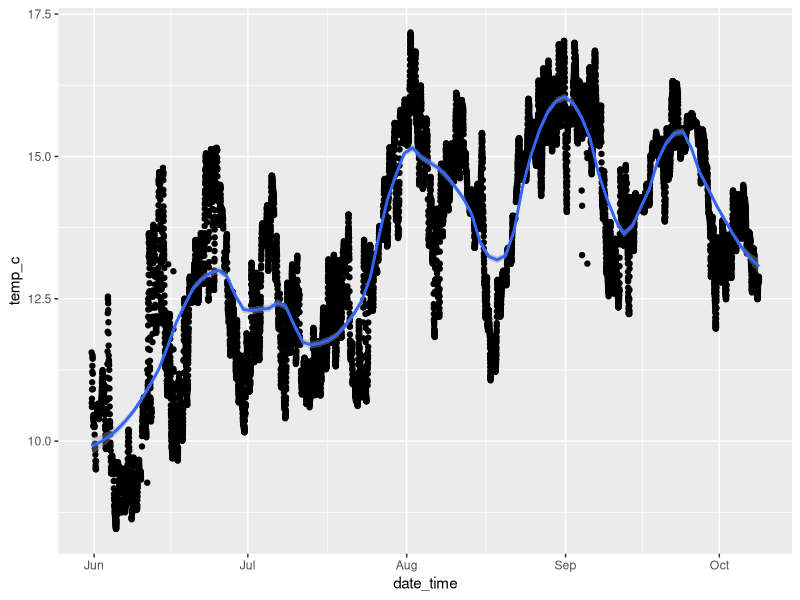
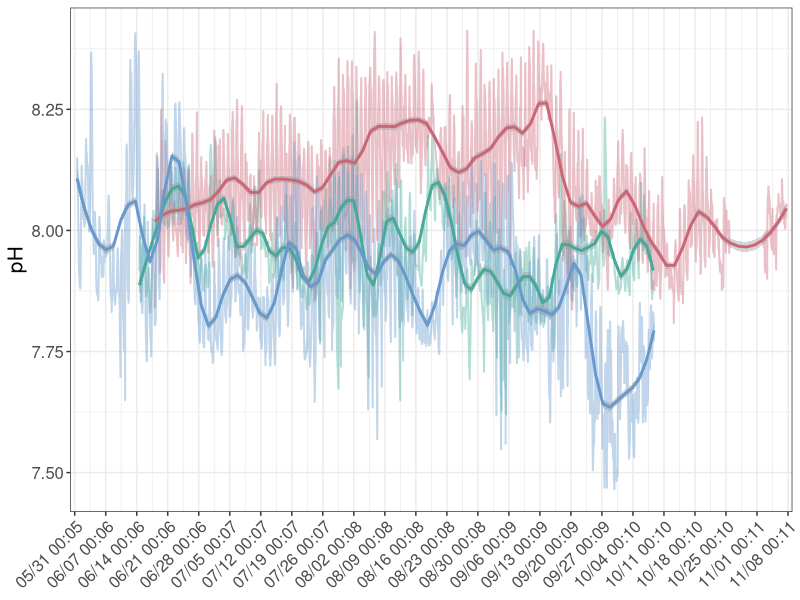
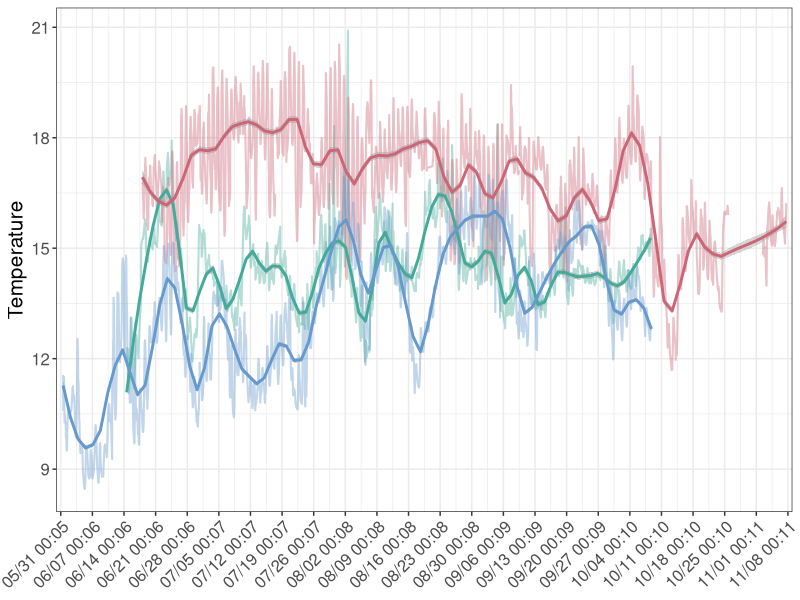
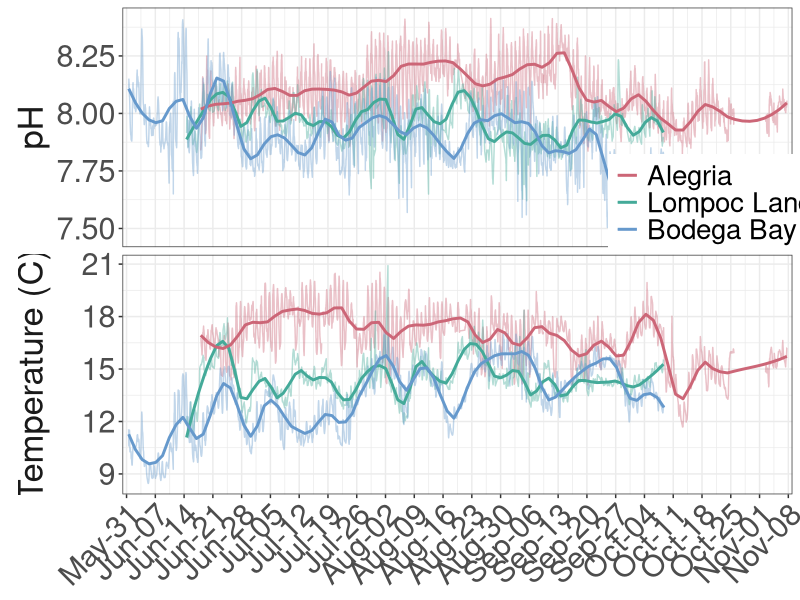
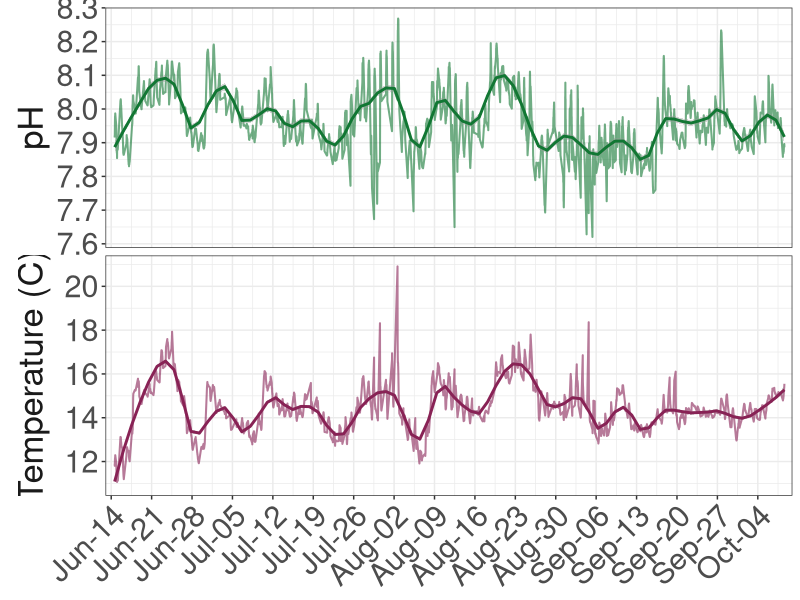
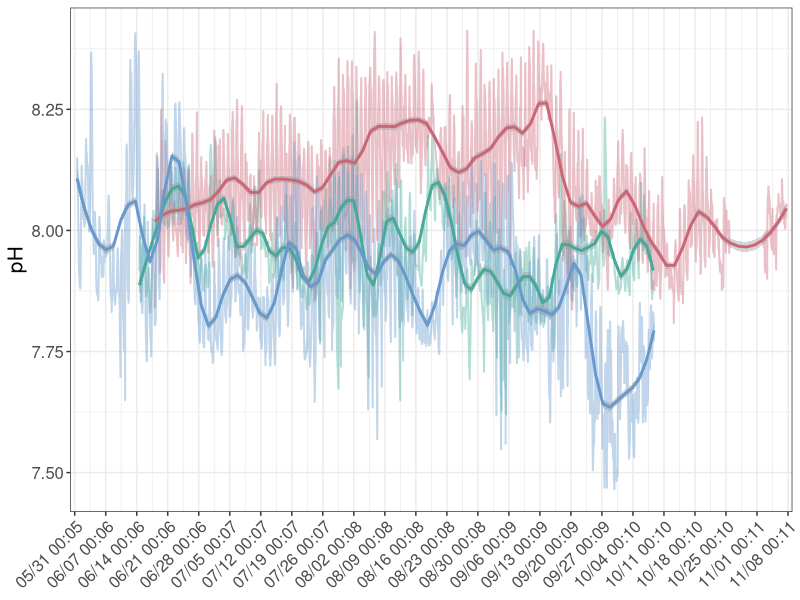
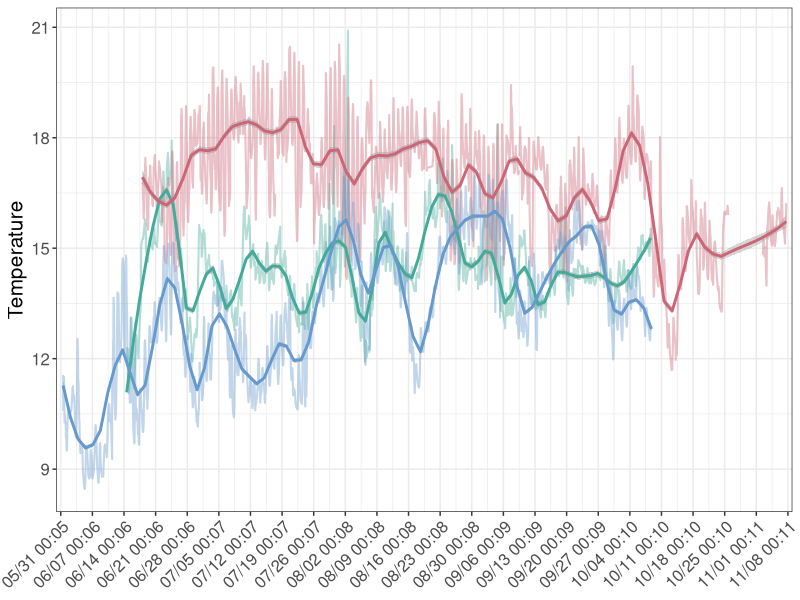
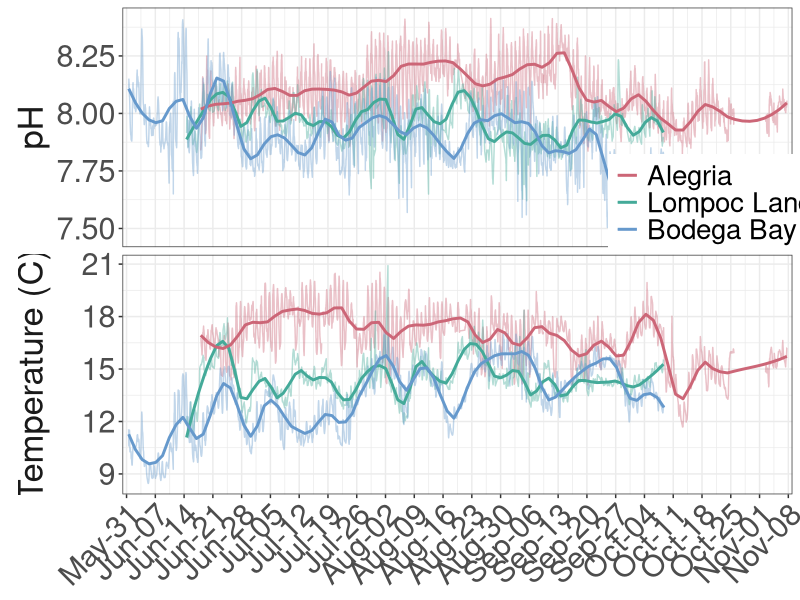

Here is the R script that generated these plots, in order:
## ---- chunk 1
knitr::opts_chunk$set(echo = TRUE,
                      messages = FALSE, 
                      error = FALSE,
                      warning = FALSE)

library(tidyverse)
library(here)
library(lubridate)
library(scales) #for plotting time series data
## ---- chunk 2
raw <- read_csv(here("data","sensor-data_detided.csv"))

alg <- raw %>%
  filter(site=="Alegria")

lol <- raw %>%
  filter(site=="Lompoc Landing")

bml <- raw %>%
  filter(site=="Bodega Bay")
## ---- chunk 3
ggplot(bml, aes(x=date_time, y=temp_c)) +
  geom_point() +
  geom_smooth(method="loess", span=0.2) #span 0.3 looks similar to method="gam"
## ---- chunk 4
#set order for sites
raw$site <- factor(raw$site, levels=c("Lompoc Landing","Alegria","Bodega Bay"))

#set custom color for sites
pal <- c(
  "Alegria" = "#CC6677",
  "Lompoc Landing" = "#44AA99",
  "Bodega Bay" = "#6699CC"
)

#Set x axis limits
lims <- as.POSIXct(strptime(c("2021-05-30 00:00:00", "2021-11-08 23:45:00"), 
                   format = "%Y-%m-%d %H:%M:%S"))

#Run this for pH
ggplot(raw, aes(x=date_time, y=p_h, group=site)) +
  geom_line(aes(color=site), size=0.7, alpha=0.4) +
  scale_color_manual(values = pal) + #color lines by custom site color palette
  geom_smooth(aes(color=site), method="loess", span=0.1) +
  scale_x_datetime(breaks = scales::date_breaks("1 week"), 
                   labels = date_format("%m/%d %H:%m"),
                   limits = lims,
                   expand = c(0, 0)) +
  #xlab("Date and time") +
  ylab("pH") +
  theme_bw() +
  theme(axis.text.x=element_text(angle=45, vjust = 1, hjust=1, size=12),
        #element_text(angle=45, vjust = 1, hjust=1, size=12),
        axis.title.x=element_blank(),
        #element_text(size=15),
        axis.text.y=element_text(size=12),
        #axis.ticks.x=element_blank(),
        axis.title.y=element_text(size=15),
        legend.position = "none")

ggsave(here("figures", "smooth_ph.png"), height=20, width=40, units="cm")

#Run this for temperature
ggplot(raw, aes(x=date_time, y=temp_c, group=site)) +
  geom_line(aes(color=site), size=0.7, alpha=0.4) +
  scale_color_manual(values = pal) + #color lines by custom site color palette
  geom_smooth(aes(color=site), method="loess", span=0.1) + 
  scale_x_datetime(breaks = scales::date_breaks("1 week"), 
                   labels = date_format("%m/%d %H:%m"),
                   limits=lims,
                   expand = c(0, 0)) +
  #xlab("Date and time") +
  ylab("Temperature") +
  theme_bw() +
  theme(axis.text.x=element_text(angle=45, vjust = 1, hjust=1, size=12),
        #element_text(angle=45, vjust = 1, hjust=1, size=12),
        axis.title.x=element_blank(),
        #element_text(size=15),
        axis.text.y=element_text(size=12),
        #axis.ticks.x=element_blank(),
        axis.title.y=element_text(size=15),
        legend.position = "none")

ggsave(here("figures", "smooth_temp.png"), height=20, width=40, units="cm")
## ---- chunk 5
raw_combine <- raw %>%
  select(site, date_time, temp_c, p_h) %>%
  pivot_longer(cols=temp_c:p_h,
               names_to = "group",
               values_to = "value")

ggplot(raw_combine, aes(x=date_time, y=value, group=group, color=site)) +
  #geom_line(aes(color=site), size=0.7, alpha=0.2) +
  geom_line(aes(x=date_time, y=value, group=group), data = . %>% filter((site %in% c("Alegria"))), alpha=0.4) + #plot only ALG line
  geom_line(aes(x=date_time, y=value, group=group), data = . %>% filter((site %in% c("Lompoc Landing"))), alpha=0.4) + #plot only LOL
  geom_line(aes(x=date_time, y=value, group=group), data = . %>% filter((site %in% c("Bodega Bay"))), alpha=0.4) + #plot only BML
  geom_smooth(aes(group=site), method="loess", span=0.1, se=FALSE) + 
  scale_color_manual(values = pal) + #color lines by custom site color palette
  #geom_point(aes(color=group), size=0.5) +
  scale_x_datetime(breaks = date_breaks("1 week"),
                   labels = date_format("%b-%d"),
                   limits = lims,
                   # limits = as.POSIXct(strptime(c("2021-06-20 07:00",
                   #                                "2021-10-08 07:00"),
                   #                              format = "%Y-%m-%d %H:%M")),
                    # c(as.POSIXct("2021-06-14 00:07:30"),as.POSIXct("2021-10-08 00:07:00")),
                     expand = c(0, 0)) + 
  facet_grid(group ~ ., #facet wrap to create one panel for pH and one for temp
             scales = "free_y",
             switch="both",
             labeller = as_labeller(c(temp_c = "Temperature (C)", p_h = "pH"))) + #customize strip labels
  xlab("Date and time") +
  ylab(NULL) + #remove "Value" from Y axis label
  theme_bw() +
  theme(axis.text.x=element_text(angle=45, vjust = 1, hjust=1, size=22),
        #axis.title.x=element_text(size=25),
        axis.title.x=element_blank(),
        axis.text.y=element_text(size=22),
        legend.text=element_text(size=20),
        legend.title = element_blank(),
        #element_text(size=25),
        legend.position = c(0.91,0.60), #customize legend position on plot (bottom right)
        #legend.position = c(0.92,0.95) #put legend on top right of plot
        #legend.key.size = unit(4,"line"),
        #legend.key.height = unit(1,"cm"),
        strip.background = element_blank(), #remove strip background from facet_grid
        strip.text.y = element_text(size = 25),
        strip.placement = "outside") + #place the strip outside of the plot
  guides(colour = guide_legend(override.aes = list(size=5))) #make the legend line wider, for easier viewing

ggsave(here("figures", "smooth_all.png"), height=20, width=40, units="cm")
## ---- chunk 6
#Read in LOL data
lol_all <- read_csv(here("data","lol_all.csv"))

lol_prep <- lol_all %>%
  select(date_time, temp_c, p_h) %>%
  pivot_longer(cols=temp_c:p_h,
               names_to = "group",
               values_to = "value")

count <- 1
breaks_fun <- function(x) {
  count <<- count + 1L
  switch(
    count,
    c(7.2, 7.6, 8.0, 8.6),
    c(5, 10, 15, 20),
  )
}

#Set x axis limits
lims <- as.POSIXct(strptime(c("2021-06-13 00:00:00", "2021-10-09 23:45:00"), 
                   format = "%Y-%m-%d %H:%M:%S"))

ggplot(lol_prep, aes(x=date_time, y=value, group=group)) +
  geom_line(aes(color=group), size=0.7, alpha=0.6) +
  geom_smooth(aes(group=group, color=group), method="loess", span=0.1) + 
  scale_color_manual(values = c("#117733", "#882255")) + #color lines by custom site color palette
  scale_x_datetime(breaks = date_breaks("1 week"),
                   labels = date_format("%b-%d"), #b makes month label June and not 06
                   limits = lims, #set limits
                   expand = c(0, 0)) + 
  facet_grid(group ~ ., #facet wrap to create one panel for pH and one for temp
             scales = "free",
             switch="both",
             labeller = as_labeller(c(temp_c = "Temperature (C)", p_h = "pH"))) + #customize strip labels
  xlab("Date and time") +
  ylab(NULL) + #remove "Value" from Y axis label
  scale_y_continuous(breaks = scales::pretty_breaks(6)) +
  theme_bw() +
  theme(axis.text.x=element_text(angle=45, vjust = 1, hjust=1, size=22),
        axis.title.x=element_blank(),
        axis.text.y=element_text(size=22),
        legend.position = "none",
        strip.background = element_blank(), #remove strip background from facet_grid
        strip.text.y = element_text(size = 25),
        strip.placement = "outside") + #place the strip outside of the plot
  guides(colour = guide_legend(override.aes = list(size=5))) #make the legend line wider, for easier viewing

ggsave(here("figures", "smooth_lol.png"), height=20, width=40, units="cm")
